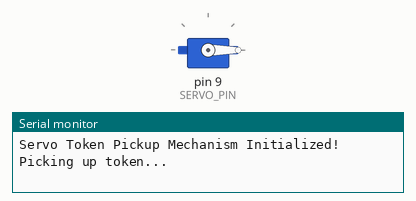
A sketch run on a simulated Arduino Uno, built with avr-gcc and run on an emulated ATmega328P. Shown: servo, the last lines printed to the serial monitor.

Above: at 1.05 s.
At 3.25 s:
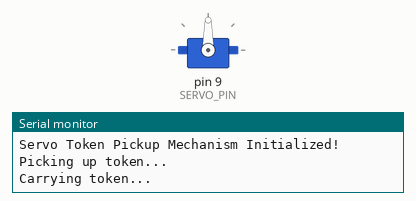
At 5.5 s:
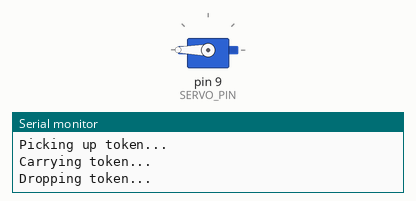
Timing chart, 0 to 6.9 s (numbered marks = the images above):
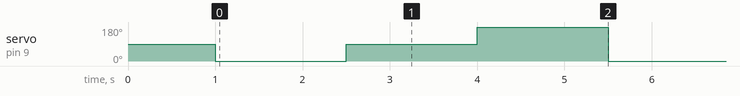

Measured:
- by itself, servo on pin 9 (SERVO_PIN): repeats every 4.5 s: 90° 1.5 s, 180° 1.5 s, 0° 1.5 s

The sketch:

ServoCode1.ino
```cpp
#include <Servo.h>

#define SERVO_PIN 9

// Define angles for each step
#define PICKUP 0    // Angle for picking up the token (clockwise)
#define CARRY 90    // Neutral angle for carrying the token
#define DROP 180    // Angle for dropping the token (anticlockwise)

Servo myServo;

void setup() {

  myServo.attach(SERVO_PIN);

  Serial.begin(9600);
  Serial.println("Servo Token Pickup Mechanism Initialized!");

  myServo.write(CARRY);

  delay(1000);
}

void loop() {

  pickupToken();
  delay(1000);

  carryToken();
  delay(1000);


  dropToken();
  delay(1000);
}

// Function to pick up the token
void pickupToken() {

  Serial.println("Picking up token...");

  myServo.write(PICKUP);

  delay(500);
}

// Function to carry the token
void carryToken() {

  Serial.println("Carrying token...");

  myServo.write(CARRY);

  delay(500);
}

// Function to drop the token (anticlockwise rotation)
void dropToken() {
  Serial.println("Dropping token...");
  myServo.write(DROP);
  delay(500);
}
```
